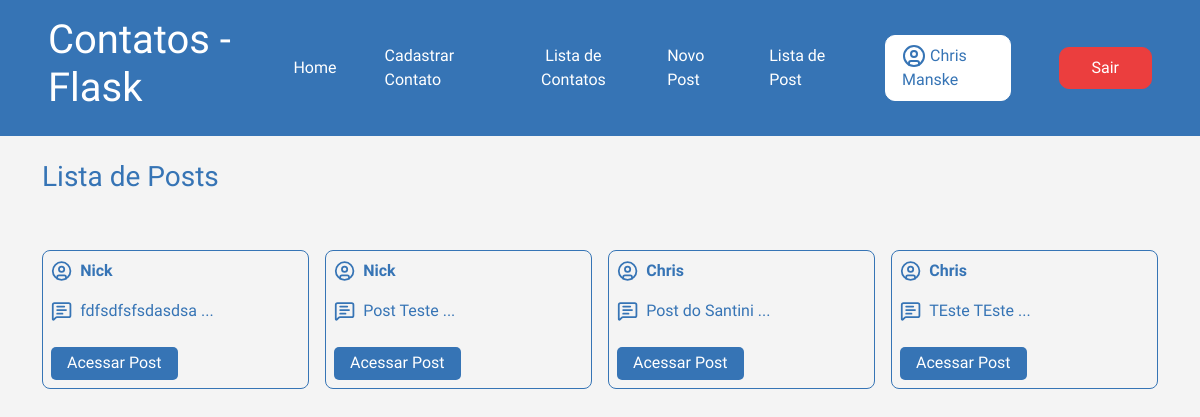
The app's page /post/lista (signed in) with its own data.
### app/models.py (models this page shows)
class User(db.Model, UserMixin):
    id = db.Column(db.Integer, primary_key=True)
    nome = db.Column(db.String(100), nullable=True)
    sobrenome = db.Column(db.String(100), nullable=True)
    email = db.Column(db.String(100), nullable=True)
    senha = db.Column(db.String(100), nullable=True)
    posts = db.relationship('Post', backref='autor', lazy=True)
    comentarios = db.relationship('PostComentarios', backref='autor', lazy=True)

class Post(db.Model):
    id = db.Column(db.Integer, primary_key=True)
    data_criacao = db.Column(db.DateTime, default=datetime.now())
    mensagem = db.Column(db.String(500), nullable=True)
    imagem = db.Column(db.String(500), nullable=True, default='default.png')
    user_id = db.Column(db.Integer, db.ForeignKey('user.id'), nullable=True)
    comentarios = db.relationship('PostComentarios', backref='post', lazy=True)
    def msg_resumo(self):
        return f"{self.mensagem[:20]} ..."

### app/views.py (the view)
@app.route('/post/lista')
@login_required
def PostLista():
    posts = Post.query.all()
    print(current_user.posts)
    return render_template('post_lista.html', posts=posts)

### app/models.py (called while the page is built)
@login_manager.user_loader
def load_user(user_id):
    return User.query.get(user_id)

### app/templates/post_lista.html (shortened to what this page needs)
{% extends 'base.html' %}
{% block content %}
    <div class="container">
            <div class="row mt-4">
                <h3>Lista de Posts</h3>
                    <div class="container-posts">
                        {% for linha in posts %}
                        <div class="post">
                            <div class="user">
                                <p id="usuario">{{linha.autor.nome}}</p>
                            </div>
                            <div class="mensagemmm">
                                <p>{{linha.msg_resumo()}}</p>
                            </div>
                            <div class="link">
                                <a href="{{url_for('PostComentarios', id=linha.id)}}">Acessar Post</a>
                            </div>
                        </div>
                        {% endfor %}
                </div>
            </div>
    </div>
{% endblock %}

### app/templates/header.html (shortened to what this page needs)
{% extends "base.html" %}
{% block content %}
    <header>
        <div class="container-header">
            <div class="logo">
                <h1>Contatos - Flask</h1>
            </div>
            <div class="botoesLinks">
                <a href="{{url_for('homepage')}}" class="link">Home</a>
                <a href="{{url_for('contato_cadastro')}}" class="link">Cadastrar Contato</a>
                <a href="{{url_for('contatoLista')}}" style="text-align: center;" class="link">Lista de Contatos</a>
                <a href="{{url_for('PostNovo')}}"class="link">Novo Post</a>
                <a href="{{url_for('PostLista')}}"class="link">Lista de Post</a>
                {% if current_user.is_authenticated %}
                <a href="" class="Cadastro-User-Logado"> {{current_user.nome}} {{current_user.sobrenome}}</a>
                <a href="{{url_for('logout')}}" class="Cadastro-Sair">Sair</a>
                {% else %}
                <a href="{{url_for('login')}}" class="Cadastro-User">Entrar/Cadastrar</a>
                {% endif %}
            </div>
        </div>
    </header>
{% endblock %}

### app/static/style.css (style rules this page uses)
* { margin: 0; padding: 0; }
body { font-family: "Nata Sans", sans-serif; background-color: #f4f4f4; color: #3674B5; width: 100%; }
p { font-size: 16px; text-align: center; font-weight: 400; }
header { background-color: #3674B5; color: white; font-family: "Nata Sans", sans-serif; width: 100%; }
.container-header { display: flex; flex-direction: row; justify-content: space-between; align-items: center; padding: 1rem 3rem; }
.container-header h1 { font-size: 2.5rem; }
.botoesLinks { display: flex; align-items: center; gap: 3rem; }
.botoesLinks a { text-decoration: none; color: white; transition: all 0.5s ease-in-out; }
.container { width: 100% !important; }
.Cadastro-User-Logado { color: #3674B5 !important; background-color: white; border: 1px solid white; padding: 0.5rem 1rem; border-radius: 10px; }
.Cadastro-Sair { color: #ffffff !important; background-color: rgb(235, 62, 62); border: 1px solid rgb(235, 62, 62); padding: 0.5rem 2rem; border-radius: 10px; }
.container-posts { display: grid; grid-template-columns: repeat(4, 1fr); gap: 1rem; margin-top: 3rem; }
.container-posts .post { padding: 0.5rem; border: 1px solid #3674B5; border-radius: 8px; display: flex !important; flex-direction: column !important; justify-content: start !important; align-items: center !important; width: 100%; gap: 0.5rem; }
.container-posts .post .user, .container-posts .post .mensagemmm { display: flex; width: 100%; gap: 0.5rem; }
.container-posts .post a { background-color: #3674B5; padding: 0.3rem 1rem; border-radius: 5px; color: white !important; text-decoration: none !important; transition: all 0.5s ease; }
.container-posts .post p { width: 100%; text-align: left !important; }
.container-posts .post .link { width: 100%; display: flex; justify-content: start; }
.container-posts .post #usuario { font-weight: 700; margin-bottom: 0.5rem; }

### records on screen
User: nome "Chris", sobrenome "Manske"
Post: autor.nome "Nick", msg_resumo "fdfsdfsfsdasdsa ..."
Post: autor.nome "Nick", msg_resumo "Post Teste ..."
Post: autor.nome "Chris", msg_resumo "Post do Santini ..."
Post: autor.nome "Chris", msg_resumo "TEste TEste ..."
